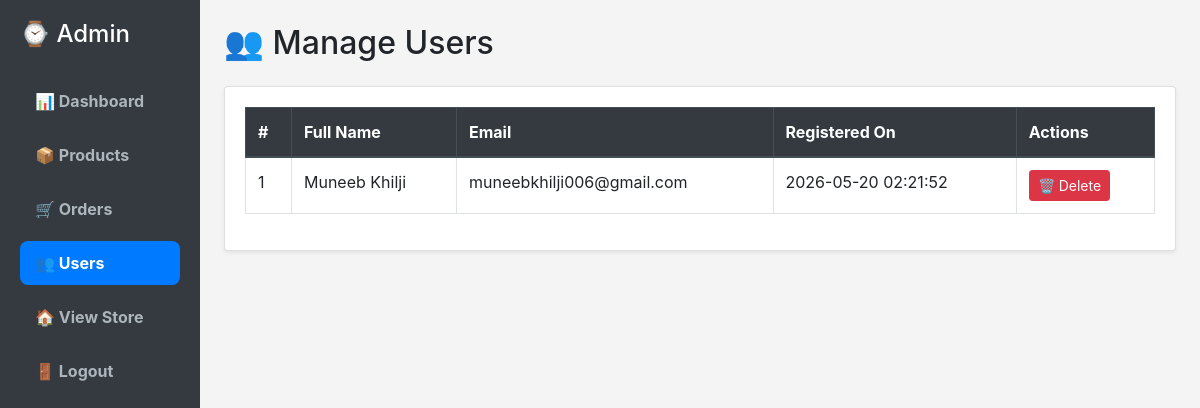
Page /admin/users.php (signed in) on the committed database.
### tables this page shows
CREATE TABLE `users` (
  `id` int(11) NOT NULL,
  `full_name` varchar(100) NOT NULL,
  `email` varchar(100) NOT NULL,
  `phone` varchar(20) NOT NULL,
  `address` text NOT NULL,
  `password` varchar(255) NOT NULL,
  `created_at` timestamp NOT NULL DEFAULT current_timestamp()
);

### db/connection.php (called while the page is built)
<?php
$host    = 'localhost';
$db      = 'watchstoredb';
$user    = 'root';
$pass    = '';
$charset = 'utf8mb4';
$dsn = "mysql:host=$host;dbname=$db;charset=$charset";
try {
    $pdo = new PDO($dsn, $user, $pass);
    $pdo->setAttribute(PDO::ATTR_ERRMODE, PDO::ERRMODE_EXCEPTION);
} catch (PDOException $e) {
    die("Connection failed: " . $e->getMessage());
}
require_once 'crud.php';
$crud = new Crud($pdo);
?>

### db/crud.php (called while the page is built, shortened)
<?php
class Crud {
    private $db;
    function __construct($pdo) {
        $this->db = $pdo;
    }
    public function getAllUsers() {
        try {
            return $this->db->query("SELECT * FROM users ORDER BY created_at DESC")->fetchAll();
        } catch (PDOException $e) {
            echo $e->getMessage();
            return false;
        }
    }
}
?>

### admin/users.php (the view, shortened to what this page needs)
<?php
require_once '../db/connection.php';
$users = $crud->getAllUsers();
?>
<!DOCTYPE html>
<html lang="en">
<head>
    <link rel="stylesheet" href="https://stackpath.bootstrapcdn.com/bootstrap/4.5.2/css/bootstrap.min.css">
</head>
<body>
<div class="container-fluid">
    <div class="row">
        <div class="col-md-2 sidebar">
            <h4>⌚ Admin</h4>
            <a href="dashboard.php">📊 Dashboard</a>
            <a href="products.php">📦 Products</a>
            <a href="orders.php">🛒 Orders</a>
            <a href="users.php" class="active">👥 Users</a>
            <a href="../index.php">🏠 View Store</a>
            <a href="logout.php">🚪 Logout</a>
        </div>
        <div class="col-md-10 p-4">
            <h2 class="mb-4">👥 Manage Users</h2>
            <div class="card shadow-sm">
                <div class="card-body">
                    <table class="table table-hover table-bordered">
                        <thead class="thead-dark">
                            <tr>
                                <th>#</th>
                                <th>Full Name</th>
                                <th>Email</th>
                                <th>Registered On</th>
                                <th>Actions</th>
                            </tr>
                        </thead>
                        <tbody>
                            <?php foreach($users as $u): ?>
                            <tr>
                                <td><?php echo $u['id']; ?></td>
                                <td><?php echo $u['full_name']; ?></td>
                                <td><?php echo $u['email']; ?></td>
                                <td><?php echo $u['created_at']; ?></td>
                                <td>
                                    <a href="users.php?delete=<?php echo $u['id']; ?>"
                                        class="btn btn-danger btn-sm"
                                        onclick="return confirm('Delete this user?')">
                                        🗑️ Delete
                                    </a>
                                </td>
                            </tr>
                            <?php endforeach; ?>
                        </tbody>
                    </table>
                </div>
            </div>
        </div>
    </div>
</div>
</body>
</html>

### admin/users.php (style rules this page uses)
body { background: #f4f4f4; }
.sidebar { min-height: 100vh; background: #343a40; padding: 20px; }
.sidebar h4 { color: white; margin-bottom: 30px; }
.sidebar a { display: block; color: #adb5bd; padding: 10px 15px; border-radius: 8px; margin-bottom: 10px; text-decoration: none; font-weight: bold; }
.sidebar a.active { background: #007bff; color: white; }

### rows in the picture
users: id "1", full_name "Muneeb Khilji", email "muneebkhilji006@gmail.com", created_at "2026-05-20 02:21:52"
